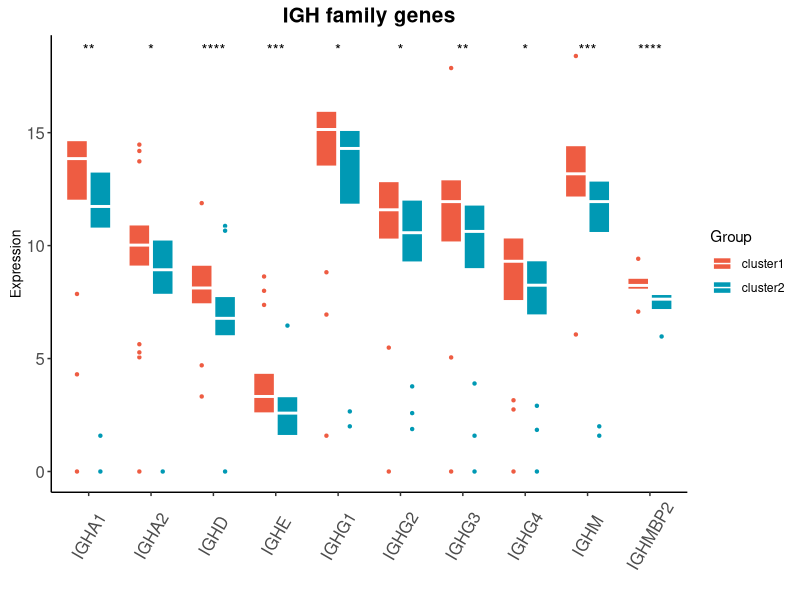

The R script that drew this image:


rm(list = ls())
rt=read.table("IGH_GENE.txt",sep="\t",header=T,row.names=1,check.names=F)    
rt1=rt[,-1]
rt1=t(rt1)
rt1=log2(rt1+1)
library(tidyverse)
library(ggpubr)
rt1=as.data.frame(t(rt1))
dat <- rt1 %>% as.data.frame() %>%
  rownames_to_column("Sample") %>% 
  gather(key = Complement_Gene,value = Expression,-Sample)
dat$Group = rt[,1]
ggplot(dat,aes(Complement_Gene,Expression,fill = Group)) + 
  geom_boxplot(outlier.shape = 21,color = "white") + 
  labs(title = "IGH family genes", 
       x="",y = "Expression") +
  theme(legend.position = "top") +   
  theme_classic()  + 
  theme(axis.title.y =  element_text(size = 10,vjust = 0.5,hjust = 0.5))+
  theme(axis.text.x = element_text(size = 12,angle = 45,vjust = 0.5,hjust = 0.5))+
  theme(axis.text.y = element_text(size = 12))+
  theme(plot.title = element_text(hjust = 0.5,size=15,face="bold"))+
  theme(axis.text.x = element_text(angle=60,vjust = 0.5))+
  scale_fill_manual(values = c("tomato2","#0099B4FF"))+ stat_compare_means(aes(group = Group,label = ..p.signif..),method = "wilcox.test")



